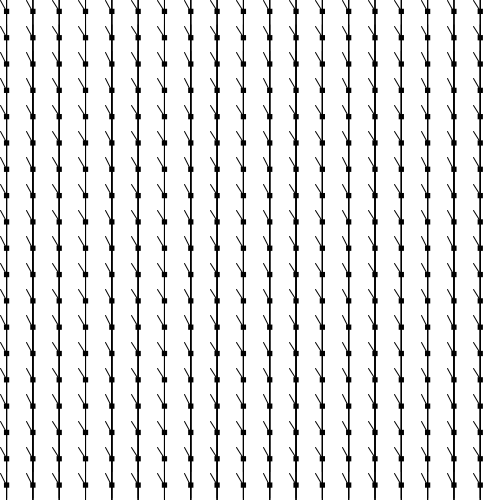
Frame 1 (no input)
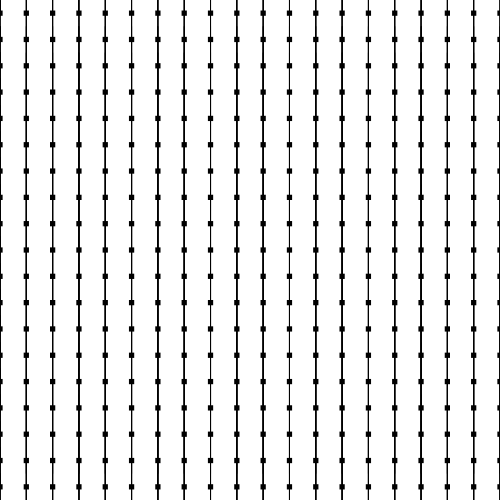
Frame 60 (the mouse pressed at the canvas centre just before this capture)
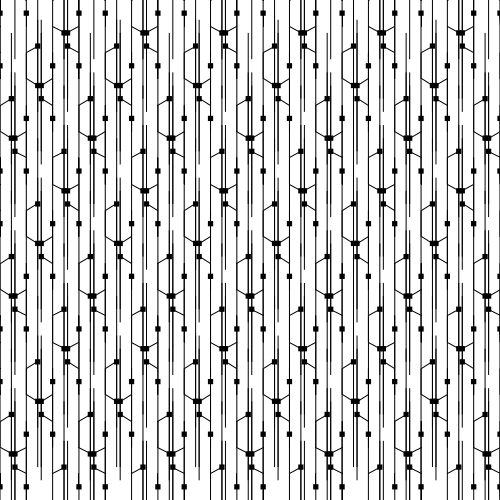
Frame 120 (the mouse held since frame 60 and released just before this capture)

The Processing sketch that drew these frames (run headless with seeded random() and noise(); from frame 60 on, the mouse is pressed at the canvas centre):

// Processing sketch: processing_151069
// ── processing_151069.pde

int frame_rate_value;
void setup() {
  size(500, 500);
  frame_rate_value = 6;
  frameRate(frame_rate_value);
  rectMode(CENTER);
  background(255);
}
void draw() {
  background(255);
  int num = 20;
  int margin = 0;
  float gutter = 0; //distance between each cell
  float cellsize = ( width - (2 * margin) - gutter * (num - 1) ) / (num - 1);

  int circleNumber = 0; // counter
  for (int i=0; i<num; i++) {
    for (int j=0; j<num; j++) {
      circleNumber = (i * num) + j; // different way to calculate the circle number from w2_04
      float tx = margin + cellsize * i + gutter * i;
      float ty = margin + cellsize * j + gutter * j;
      movingCircle(tx, ty, cellsize, circleNumber);
    }
  }
} //end of draw 
void movingCircle(float x, float y, float size, int circleNum) {
  float finalAngle;
  finalAngle = frameCount + circleNum*mouseX;
  //the rotating angle for each tempX and tempY postion is affected by frameRate and angle;  
  float tempX = x + (size / 2) * sin(PI / frame_rate_value * finalAngle);
  float tempY = y + (size / 2) * cos(PI / frame_rate_value * finalAngle);
  noStroke();
  fill(0);
  rect(tempX, tempY, size/5, size/5);
  rect(tempX, tempY, 1, size*5);
  stroke(0);
  noFill();
  stroke(0);
  line(x, y, tempX, tempY);
}
void keyReleased() {
  if (keyCode == RIGHT && frame_rate_value < 60) {
    frame_rate_value++;
  }
  if ( keyCode == LEFT && frame_rate_value > 1) {
    frame_rate_value--;
  }
  frameRate(frame_rate_value);
  println("Current frame Rate is: " + frame_rate_value);
}
